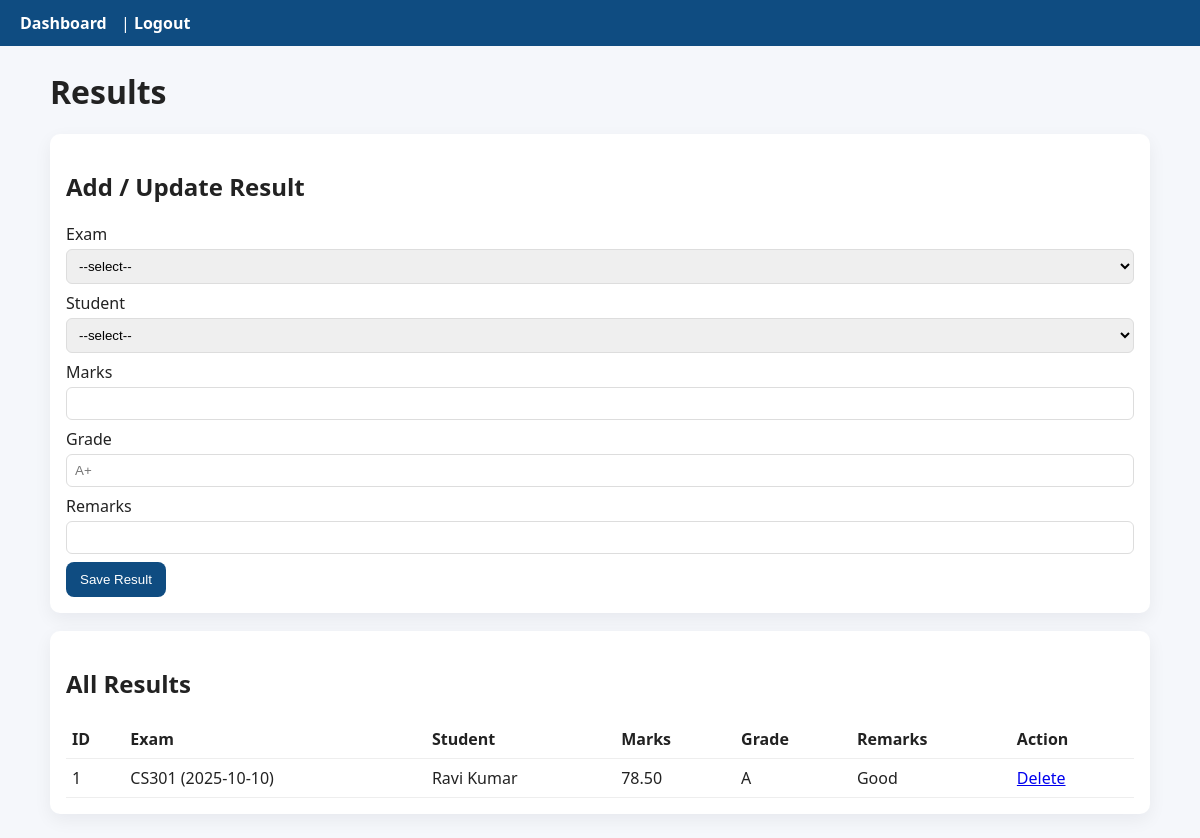
The app's page /results.php (signed in) with its own data.
### tables this page shows
CREATE TABLE results (
  id INT AUTO_INCREMENT PRIMARY KEY,
  exam_id INT NOT NULL,
  student_id INT NOT NULL,  
  marks_obtained DECIMAL(5,2) DEFAULT 0,
  grade VARCHAR(5),
  remarks VARCHAR(255),
  UNIQUE(exam_id, student_id),
  FOREIGN KEY (exam_id) REFERENCES exams(id) ON DELETE CASCADE,
  FOREIGN KEY (student_id) REFERENCES students(student_id) ON DELETE CASCADE
);

CREATE TABLE courses (
  id INT AUTO_INCREMENT PRIMARY KEY,
  code VARCHAR(20) NOT NULL UNIQUE,
  title VARCHAR(200) NOT NULL,
  credits DECIMAL(3,1) DEFAULT 3.0,
  semester INT,
  department VARCHAR(80)
);

CREATE TABLE exams (
  id INT AUTO_INCREMENT PRIMARY KEY,
  course_id INT NOT NULL,
  exam_date DATE NOT NULL,
  total_marks INT NOT NULL DEFAULT 100,
  exam_type ENUM('Internal','External','Supplementary') DEFAULT 'External',
  invigilator_id INT,  
  venue VARCHAR(120),
  FOREIGN KEY (course_id) REFERENCES courses(id) ON DELETE CASCADE,
  FOREIGN KEY (invigilator_id) REFERENCES faculty(faculty_id) ON DELETE SET NULL
);

CREATE TABLE users (
  id INT AUTO_INCREMENT PRIMARY KEY,
  username VARCHAR(50) NOT NULL UNIQUE,
  password_hash VARCHAR(255) NOT NULL,
  full_name VARCHAR(150) NOT NULL,
  email VARCHAR(150) UNIQUE,
  role ENUM('admin','faculty','student') NOT NULL,
  created_at TIMESTAMP DEFAULT CURRENT_TIMESTAMP
);

### results.php (the view, shortened to what this page needs)
<?php
require_once __DIR__.'/../inc/functions.php';
$results = $mysqli->query("SELECT r.*, e.exam_date, c.code AS course_code, u.full_name AS student_name
                           FROM results r
                           JOIN exams e ON r.exam_id=e.id
                           JOIN courses c ON e.course_id=c.id
                           JOIN users u ON u.id=r.student_id
                           ORDER BY r.id DESC LIMIT 200");
?>
<!doctype html>
<html>
<head><meta charset="utf-8"><title>Results</title><link rel="stylesheet" href="styles.css"></head>
<body>
<header><a href="dashboard_admin.php">Dashboard</a> | <a href="logout.php">Logout</a></header>
<main class="container">
<h1>Results</h1>
<section class="card">
<h2>Add / Update Result</h2>
<form method="post">
  <label>Exam
    <select name="exam_id" required>
      <option value="">--select--</option>
    </select>
  </label>
  <label>Student
    <select name="student_id" required>
      <option value="">--select--</option>
    </select>
  </label>
  <label>Marks<input name="marks_obtained" type="number" step="0.5" required></label>
  <label>Grade<input name="grade" maxlength="2" placeholder="A+"></label>
  <label>Remarks<input name="remarks"></label>
  <button name="add_result" type="submit">Save Result</button>
</form>
</section>
<section class="card">
<h2>All Results</h2>
<table>
<thead><tr><th>ID</th><th>Exam</th><th>Student</th><th>Marks</th><th>Grade</th><th>Remarks</th><th>Action</th></tr></thead>
<tbody>
<?php while($r=$results->fetch_assoc()): ?>
<tr>
<td><?= $r['id'] ?></td>
<td><?= htmlspecialchars($r['course_code'].' ('.$r['exam_date'].')') ?></td>
<td><?= htmlspecialchars($r['student_name']) ?></td>
<td><?= htmlspecialchars($r['marks_obtained']) ?></td>
<td><?= htmlspecialchars($r['grade']) ?></td>
<td><?= htmlspecialchars($r['remarks']) ?></td>
<td><a href="?action=delete&id=<?= $r['id'] ?>" onclick="return confirm('Delete result?')">Delete</a></td>
</tr>
<?php endwhile; ?>
</tbody>
</table>
</section>
</main>
</body></html>

### styles.css (style rules this page uses)
body { font-family: system-ui, -apple-system, "Segoe UI", Roboto, "Helvetica Neue", Arial; margin:0; background:#f5f7fb; color:#222; }
header { background:#0f4c81; color:white; padding:12px 20px; }
header a { color:white; text-decoration:none; margin-right:10px; font-weight:600; }
.container { max-width:1100px; margin:24px auto; padding:0 12px; }
.card { background:white; padding:16px; border-radius:10px; box-shadow:0 6px 18px rgba(20,20,40,0.06); margin-bottom:18px; }
form label { display:block; margin-bottom:8px; }
form input, form select { width:100%; padding:8px; margin-top:4px; border:1px solid #ddd; border-radius:6px; box-sizing:border-box; }
button { background:#0f4c81; color:white; padding:10px 14px; border:0; border-radius:8px; cursor:pointer; }
table { width:100%; border-collapse:collapse; margin-top:8px; }
table th, table td { border-bottom:1px solid #eee; padding:8px 6px; text-align:left; }

### records on screen
results: id "1", courses.code "CS301 (2025-10-10)", users.full_name "Ravi Kumar", marks_obtained "78.50", grade "A", remarks "Good"
